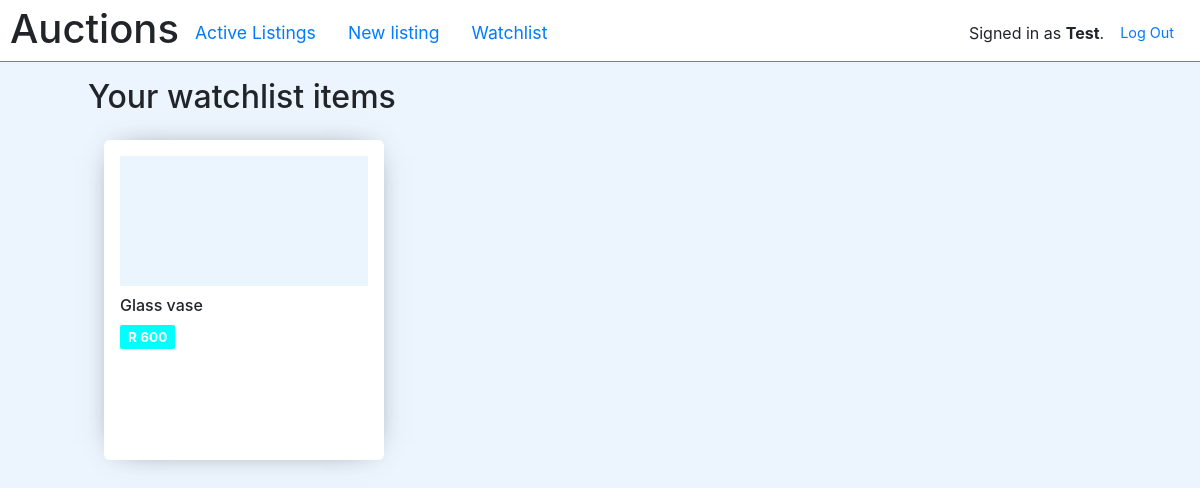
The app's page /watchlist (signed in) with its own data.
### auctions/models.py (models this page shows)
class User(AbstractUser):
	def __str__(self):
		return self.username

class Listing(models.Model):
	title = models.CharField(max_length=256)
	description = models.TextField(blank=True)
	starting_bid =  models.DecimalField(max_digits=10, decimal_places=2)
	owner = models.ForeignKey(User, on_delete=models.CASCADE, related_name="owner")
	active = models.BooleanField(default=True)
	winner = models.ForeignKey(User, null=True, on_delete=models.CASCADE, related_name="winner")
	image_url = models.CharField(max_length=1024, null=True)
	users = models.ManyToManyField(User, blank=True, related_name="watchlist_users")
	category = models.ForeignKey(Category, null=True, on_delete=models.CASCADE, related_name="listing_category")

### auctions/views.py (the view)
# urls.py: path('watchlist', views.watchlist, name='watchlist'),
@login_required(login_url='/login_view')
def watchlist(request):
    if request.method == "POST":
        listing_id = request.POST['listing_id']
        action = request.POST['toggle']
        listing = Listing.objects.get(id=listing_id)
        if action == "add":
            listing.users.add(request.user)
        if action == "remove":
            listing.users.remove(request.user)
        listing.save()
        return HttpResponseRedirect(reverse('listing', args=(listing_id,)))
    else:
        watchlist_listings = Listing.objects.filter(users__id=request.user.id).annotate(bid=Max("listing__value")).all()
        return render(request, "auctions/watchlist.html", {
            "watchlist_listings": watchlist_listings
        })

### auctions/templates/auctions/watchlist.html (shortened to what this page needs)
{% extends "auctions/layout.html" %}
{% block body %}
    <section class="view view__main">
        <h2>Your watchlist items</h2>
        <div class="listings">
            {% for listing in watchlist_listings %}
            <form action="{% url 'listing' listing.id %}">
                <div class="listings__card" onclick="javascript:this.parentNode.submit();">
                	{% if listing.image_url %}
                    <p class="img"><img src="{{ listing.image_url }}"/></p>
                    {% else %}
                    <p class="img__placeholder"></p>
                    {% endif %}
                	<h6>{{ listing.title }}</h6>
                    {% if listing.bid %}
                    <p class="pricetag">R {{ listing.bid }}</p>
                    {% else %}
                    <p class="pricetag">R {{ listing.starting_bid }}</p>
                    {% endif %}
                </div>
            </form>
            {% endfor %}
        </div>
    </section>
{% endblock %}

### auctions/templates/auctions/layout.html (shortened to what this page needs)
{% load static %}
<!DOCTYPE html>
<html lang="en">
    <head>
        <link rel="stylesheet" href="https://stackpath.bootstrapcdn.com/bootstrap/4.4.1/css/bootstrap.min.css">
        <link href="{% static 'auctions/styles.css' %}" rel="stylesheet">
    </head>
    <body>
        <div class="topNav">
            <div class="topNav__left">
                <h1>Auctions</h1>
                <ul class="nav">
                    <li class="nav-item">
                        <a class="nav-link" href="{% url 'index' %}">Active Listings</a>
                    </li>
                    <li class="nav-item">
                        <a class="nav-link" href="{% url 'create_new' %}">New listing</a>
                    </li>
                    {% if user.is_authenticated %}
                         <li class="nav-item">
                            <a class="nav-link" href="{% url 'watchlist' %}">Watchlist</a>
                        </li>
                    {% endif %}
                </ul>
            </div>
            <div class="topNav__right">
                <div>
                    {% if user.is_authenticated %}
                        Signed in as <strong>{{ user.username }}</strong>.
                    {% else %}
                        Not signed in.
                    {% endif %}
                </div>
                <ul class="nav">
                    {% if user.is_authenticated %}
                        <li class="nav-item">
                            <a class="nav-link" href="{% url 'logout' %}">Log Out</a>
                        </li>
                    {% endif %}
                </ul>
            </div>
        </div>
        {% block body %}
        {% endblock %}
    </body>
</html>

### auctions/static/auctions/styles.css (style rules this page uses)
.listings__card { box-shadow: 0px 0px 30px -16px rgba(0, 0, 0, 0.75); }
body { min-height: 100vh; max-width: 100vw; width: 100%; background-color: #ECF5FE; box-sizing: border-box; }
p { margin: 0px; }
.topNav { padding: 0px 10px; padding-top: 5px; display: flex; justify-content: space-between; align-items: center; background-color: white; border-bottom: 1px solid grey; }
.topNav__left { display: flex; justify-content: flex-start; align-items: center; }
.topNav__left li { font-size: 110%; }
.topNav__right { display: flex; justify-content: flex-end; align-items: center; }
.topNav__right li { font-size: 90%; }
.view__main { padding-top: 1rem; padding-bottom: 1rem; width: 1024px; margin-left: auto; margin-right: auto; }
.listings { display: inline-flex; width: 100%; padding: 1rem; }
.listings__card { width: 280px; height: 320px; margin-right: 1rem; background-color: white; border-radius: 6px; padding: 1rem; cursor: pointer; transform: scale(1); transition: all 0.1s; }
.listings__card .img__placeholder { margin-bottom: 10px; height: 130px; min-height: 50px; min-width: 50px; background-color: rgba(66, 155, 245, 0.1); }
.listings__card .pricetag { width: auto; margin-bottom: 10px; display: inline-block; background-color: cyan; border-radius: 2px; color: white; font-weight: 700; padding: 2px 8px; font-size: 0.85rem; }

### records on screen
User: username "Test"
Listing: title "Glass vase", bid "600"
